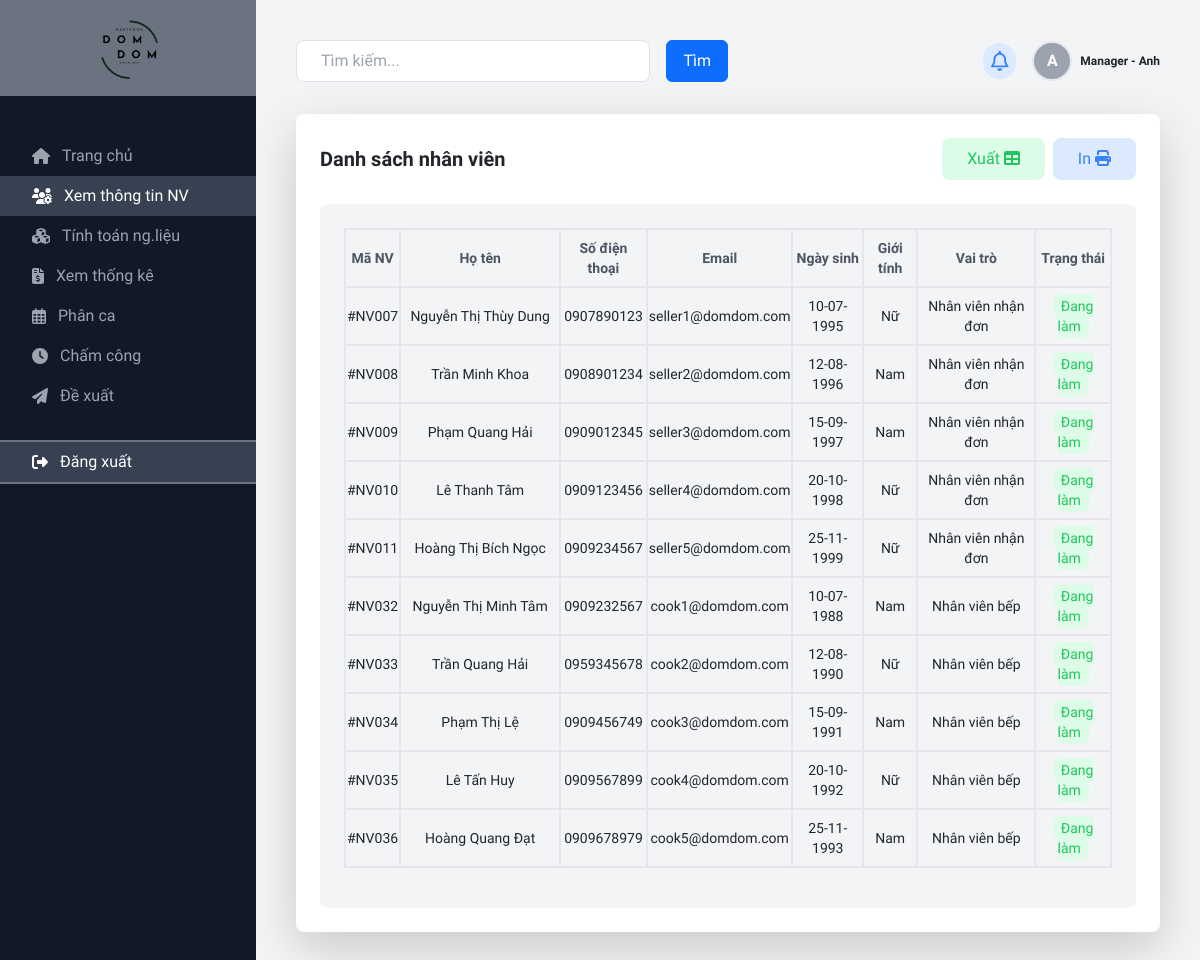
/view/page/manager/index.php?i=employee (signed in), run on an earlier commit of the app's database.
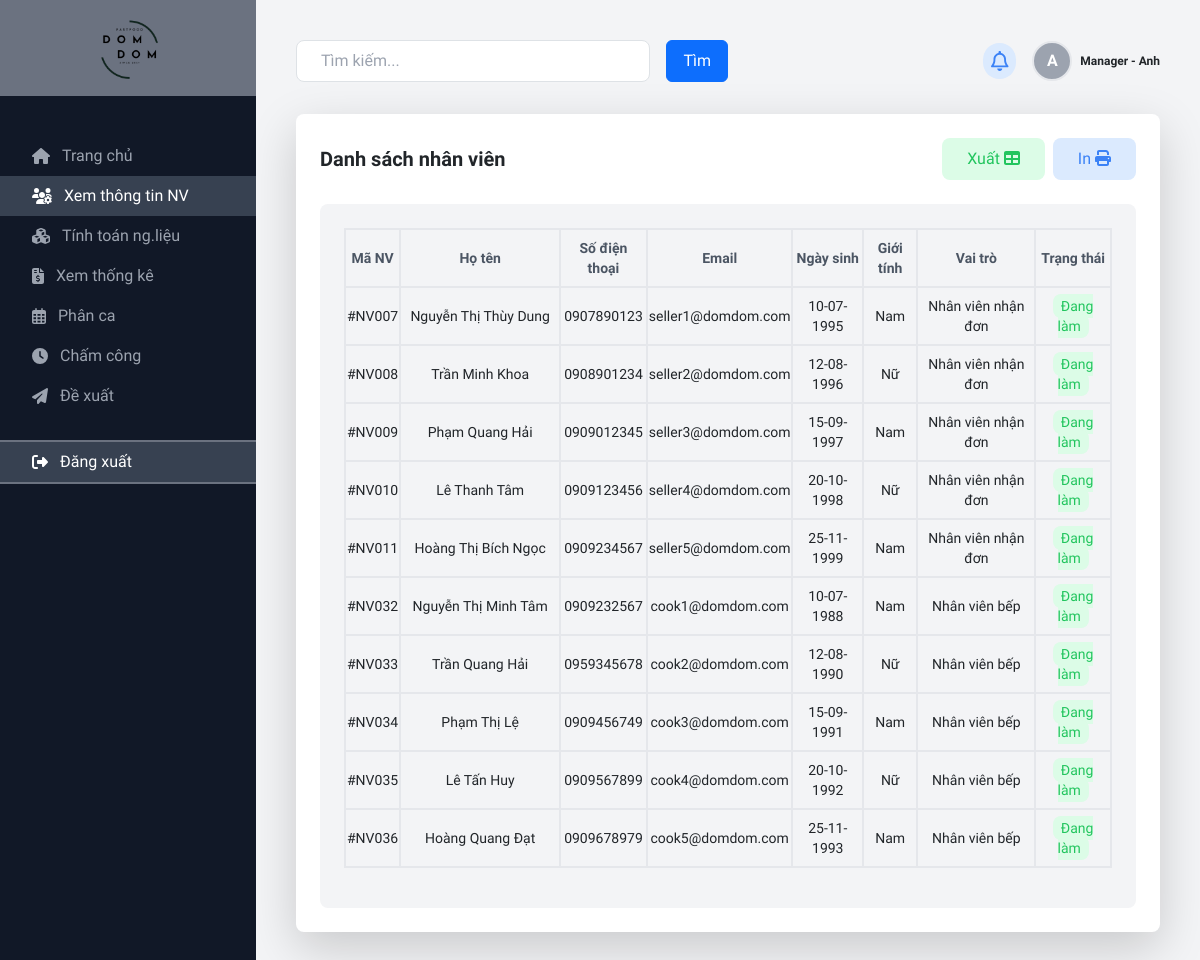
And on a later commit of the database.
### tables this page shows
CREATE TABLE `user` (
  `userID` int(11) NOT NULL,
  `roleID` int(11) DEFAULT NULL,
  `userName` varchar(80) DEFAULT NULL,
  `email` varchar(50) DEFAULT NULL,
  `password` varchar(255) DEFAULT NULL,
  `dateBirth` date DEFAULT NULL,
  `sex` tinyint(1) DEFAULT NULL,
  `phoneNumber` varchar(20) DEFAULT NULL,
  `image` varchar(50) DEFAULT NULL,
  `storeID` int(11) NOT NULL,
  `status` int(11) DEFAULT 1
);

CREATE TABLE `role` (
  `roleID` int(11) NOT NULL,
  `roleName` varchar(50) DEFAULT NULL
);

### model/mEmployees.php (called while the page is built, shortened)
<?php
class mEmployees
{
    public function mGetEmployeeByStoreID($storeID)
    {
        $db = new Database;
        $conn = $db->connect();
        $sql = "SELECT * FROM `user` AS U JOIN `role` AS R ON U.roleID = R.roleID WHERE U.roleID IN (3, 4) AND U.storeID = $storeID";
        if ($conn != null)
            return $conn->query($sql);
        return 0;
    }
}

### controller/cEmployees.php (called while the page is built, shortened)
<?php
class cEmployees extends mEmployees
{
    public function cGetEmployeeByStoreID($storeID)
    {
        if ($this->mGetEmployeeByStoreID($storeID) != 0) {
            $result = $this->mGetEmployeeByStoreID($storeID);
            return $result;
        }
        return 0;
    }
}

### view/page/manager/employee/index.php (the view, shortened to what this page needs)
<div class="grid grid-cols-1 md:grid-cols-1 gap-6 mt-8">
    <div class="bg-white p-6 rounded-lg shadow-lg mb-6">
        <div class="flex justify-between items-center mb-4">
            <h2 class="text-xl font-semibold">
                Danh sách nhân viên
            </h2>
            <div class="flex items-center">
                <button class="btn bg-green-100 text-green-500 py-2 px-4 rounded-lg mr-1 hover:bg-green-500 hover:text-white" id="export">Xuất <i class="fa-solid fa-table"></i></button>
                <button class="btn bg-blue-100 text-blue-500 py-2 px-4 rounded-lg ml-1 hover:bg-blue-500 hover:text-white" id="print">In <i class="fa-solid fa-print"></i></button>
            </div>
        </div>
        <div class="h-fit bg-gray-100 rounded-lg p-6">
            <form action="" method="POST">
                <table class="text-sm w-full text-center" id="table">
                    <thead>
                        <tr>
                            <th class="text-gray-600 border-2 py-2">Mã NV</th>
                            <th class="text-gray-600 border-2 py-2 w-40">Họ tên</th>
                            <th class="text-gray-600 border-2 py-2">Số điện thoại</th>
                            <th class="text-gray-600 border-2 py-2">Email</th>
                            <th class="text-gray-600 border-2 py-2">Ngày sinh</th>
                            <th class="text-gray-600 border-2 py-2">Giới tính</th>
                            <th class="text-gray-600 border-2 py-2">Vai trò</th>
                            <th class="text-gray-600 border-2 py-2">Trạng thái</th>
                        </tr>
                    </thead>
                    <tbody>
                        <?php
                        $ctrl = new cEmployees;
                        $storeID = $_SESSION["user"][1];
                        if ($ctrl->cGetEmployeeByStoreID($storeID) != 0) {
                            $result = $ctrl->cGetEmployeeByStoreID($storeID);
                            while ($row = $result->fetch_assoc()) {
                                echo "
                                    <tr>
                                        <td class='py-2 border-2'>#NV0" . ($row["userID"] < 10 ? "0" . $row["userID"] : $row["userID"]) . "</td>
                                        <td class='py-2 border-2'>" . $row["userName"] . "</td>
                                        <td class='py-2 border-2'>" . $row["phoneNumber"] . "</td>
                                        <td class='py-2 border-2'>" . $row["email"] . "</td>
                                        <td class='py-2 border-2'>" . date("d-m-Y", strtotime($row["dateBirth"])) . "</td>
                                        <td class='py-2 border-2'>" . ($row["sex"] == 1 ? "Nam" : "Nữ") . "</td>
                                        <td class='py-2 border-2'>" . $row["roleName"] . "</td>
                                        <td class='py-2 border-2'><span class='bg-" . ($row["status"] == 1 ? "green" : "red") . "-100 text-" . ($row["status"] == 1 ? "green" : "red") . "-500 py-1 px-2 rounded-lg'>" . ($row["status"] == 1 ? "Đang làm" : "Đã nghỉ") . "</span></td>
                                    </tr>
                                    ";
                            }
                        } else echo "Không có dữ liệu!";
                        ?>
                    </tbody>
                </table>
            </form>
        </div>
    </div>

What changed in the data, as far as the page shows it:
changed user "Nguyễn Thị Thùy Dung": sex "Nữ" → "Nam"
changed user "Trần Minh Khoa": sex "Nam" → "Nữ"
changed user "Hoàng Thị Bích Ngọc": sex "Nữ" → "Nam"
